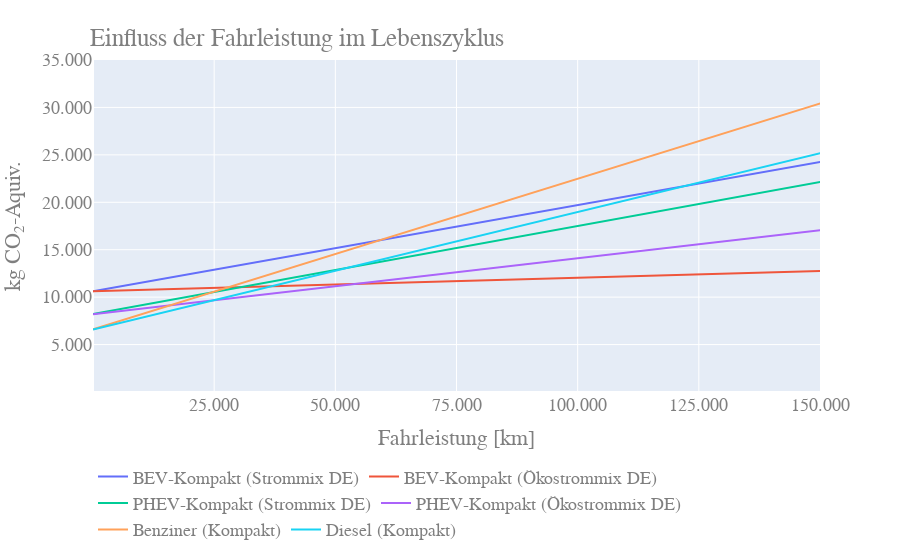

Write notebook code for a chart like this one.
### Markdown cell above
# Einfluss der Fahrleistung im Lebenszyklus
interaktive Grafik mit Plotly

### Code cell
import plotly.express as px 
import pandas as pd 
import numpy as np

# Daten der ehemaligen Begleitforschung
df = pd.read_excel('C:/Users/Roman.Wolf/Documents/EinflussFahrleistungFahrzyklus.xlsx', sheet_name='Daten')

# melt, damit plotly die Daten nutzen kann
df_long=pd.melt(df, id_vars=['Fahrleistung'], value_vars=['BEV-Kompakt (Strommix DE)',
                                                          'BEV-Kompakt (Ökostrommix DE)', 'PHEV-Kompakt (Strommix DE)',
                                                          'PHEV-Kompakt (Ökostrommix DE)', 'Benziner (Kompakt)',
                                                          'Diesel (Kompakt)'])
df_long.rename(columns={'variable':'Segment und Kraftstoff','value':'CO2eq'}, inplace=True)

# plotly 
fig = px.line(df_long, x='Fahrleistung', y='CO2eq', color='Segment und Kraftstoff')

fig.update_layout(
    title={'text': 'Einfluss der Fahrleistung im Lebenszyklus','y':.95,'x':0.1},
    xaxis_title="Fahrleistung [km]",
    
    xaxis = dict(
        tickmode = 'array',
        tickvals = [25000, 50000, 75000, 100000, 125000, 150000],
        ticktext = ['25.000', '50.000', '75.000', '100.000', '125.000', '150.000']),
    
    yaxis_title="kg CO<sub>2</sub>-Aquiv.",
    
    yaxis = dict(
        tickmode = 'array',
        tickvals = np.arange(5000,35001,5000),
        ticktext = ['5.000', '10.000', '15.000', '20.000', '25.000', '30.000', '35.000']),
    legend = dict(x=0, y=-.2),
    legend_title_text='',
    legend_orientation="h",
#     line=dict(color='royalblue', width=4),
    font=dict(family="Calibri",size=18,color="#7f7f7f"))

fig.update_xaxes(range=[0, 150000])
fig.update_yaxes(range=[0, 35000])
fig.show()

### Figure 1 — Plotly figure (JSON) as saved in the notebook; plotly's stock layout.template omitted (floating-point values rounded to 4 significant figures)
{"data": [{"hovertemplate": "Segment und Kraftstoff=BEV-Kompakt (Strommix DE)<br>Fahrleistung=%{x}<br>CO2eq=%{y}<extra></extra>", "legendgroup": "BEV-Kompakt (Strommix DE)", "line": {"color": "#636efa", "dash": "solid"}, "mode": "lines", "name": "BEV-Kompakt (Strommix DE)", "orientation": "v", "showlegend": true, "type": "scatter", "x": [0, 10000, 20000, 30000, 40000, 50000, 60000, 70000, 80000, 90000, 100000, 110000, 120000, 130000, 140000, 150000, 160000, 170000, 180000, 190000, 200000], "xaxis": "x", "y": [10630.0, 11540.0, 12440.0, 13350.0, 14260.0, 15170.0, 16070.0, 16980.0, 17890.0, 18790.0, 19700.0, 20610.0, 21510.0, 22420.0, 23330.0, 24240.0, 25140.0, 26050.0, 26960.0, 27860.0, 28770.0], "yaxis": "y"}, {"hovertemplate": "Segment und Kraftstoff=BEV-Kompakt (Ökostrommix DE)<br>Fahrleistung=%{x}<br>CO2eq=%{y}<extra></extra>", "legendgroup": "BEV-Kompakt (Ökostrommix DE)", "line": {"color": "#EF553B", "dash": "solid"}, "mode": "lines", "name": "BEV-Kompakt (Ökostrommix DE)", "orientation": "v", "showlegend": true, "type": "scatter", "x": [0, 10000, 20000, 30000, 40000, 50000, 60000, 70000, 80000, 90000, 100000, 110000, 120000, 130000, 140000, 150000, 160000, 170000, 180000, 190000, 200000], "xaxis": "x", "y": [10630.0, 10770.0, 10910.0, 11060.0, 11200.0, 11340.0, 11480.0, 11620.0, 11770.0, 11910.0, 12050.0, 12190.0, 12330.0, 12470.0, 12620.0, 12760.0, 12900.0, 13040.0, 13180.0, 13330.0, 13470.0], "yaxis": "y"}, {"hovertemplate": "Segment und Kraftstoff=PHEV-Kompakt (Strommix DE)<br>Fahrleistung=%{x}<br>CO2eq=%{y}<extra></extra>", "legendgroup": "PHEV-Kompakt (Strommix DE)", "line": {"color": "#00cc96", "dash": "solid"}, "mode": "lines", "name": "PHEV-Kompakt (Strommix DE)", "orientation": "v", "showlegend": true, "type": "scatter", "x": [0, 10000, 20000, 30000, 40000, 50000, 60000, 70000, 80000, 90000, 100000, 110000, 120000, 130000, 140000, 150000, 160000, 170000, 180000, 190000, 200000], "xaxis": "x", "y": [8208.0, 9137.0, 10070.0, 10990.0, 11920.0, 12850.0, 13780.0, 14710.0, 15640.0, 16570.0, 17500.0, 18420.0, 19350.0, 20280.0, 21210.0, 22140.0, 23070.0, 24000.0, 24930.0, 25850.0, 26780.0], "yaxis": "y"}, {"hovertemplate": "Segment und Kraftstoff=PHEV-Kompakt (Ökostrommix DE)<br>Fahrleistung=%{x}<br>CO2eq=%{y}<extra></extra>", "legendgroup": "PHEV-Kompakt (Ökostrommix DE)", "line": {"color": "#ab63fa", "dash": "solid"}, "mode": "lines", "name": "PHEV-Kompakt (Ökostrommix DE)", "orientation": "v", "showlegend": true, "type": "scatter", "x": [0, 10000, 20000, 30000, 40000, 50000, 60000, 70000, 80000, 90000, 100000, 110000, 120000, 130000, 140000, 150000, 160000, 170000, 180000, 190000, 200000], "xaxis": "x", "y": [8208.0, 8797.0, 9387.0, 9976.0, 10570.0, 11150.0, 11740.0, 12330.0, 12920.0, 13510.0, 14100.0, 14690.0, 15280.0, 15870.0, 16460.0, 17050.0, 17640.0, 18230.0, 18820.0, 19410.0, 20000.0], "yaxis": "y"}, {"hovertemplate": "Segment und Kraftstoff=Benziner (Kompakt)<br>Fahrleistung=%{x}<br>CO2eq=%{y}<extra></extra>", "legendgroup": "Benziner (Kompakt)", "line": {"color": "#FFA15A", "dash": "solid"}, "mode": "lines", "name": "Benziner (Kompakt)", "orientation": "v", "showlegend": true, "type": "scatter", "x": [0, 10000, 20000, 30000, 40000, 50000, 60000, 70000, 80000, 90000, 100000, 110000, 120000, 130000, 140000, 150000, 160000, 170000, 180000, 190000, 200000], "xaxis": "x", "y": [6597.0, 8185.0, 9773.0, 11360.0, 12950.0, 14540.0, 16120.0, 17710.0, 19300.0, 20890.0, 22470.0, 24060.0, 25650.0, 27240.0, 28830.0, 30410.0, 32000.0, 33590.0, 35180.0, 36760.0, 38350.0], "yaxis": "y"}, {"hovertemplate": "Segment und Kraftstoff=Diesel (Kompakt)<br>Fahrleistung=%{x}<br>CO2eq=%{y}<extra></extra>", "legendgroup": "Diesel (Kompakt)", "line": {"color": "#19d3f3", "dash": "solid"}, "mode": "lines", "name": "Diesel (Kompakt)", "orientation": "v", "showlegend": true, "type": "scatter", "x": [0, 10000, 20000, 30000, 40000, 50000, 60000, 70000, 80000, 90000, 100000, 110000, 120000, 130000, 140000, 150000, 160000, 170000, 180000, 190000, 200000], "xaxis": "x", "y": [6587.0, 7826.0, 9066.0, 10310.0, 11540.0, 12780.0, 14020.0, 15260.0, 16500.0, 17740.0, 18980.0, 20220.0, 21460.0, 22700.0, 23940.0, 25180.0, 26420.0, 27660.0, 28900.0, 30140.0, 31380.0], "yaxis": "y"}], "layout": {"font": {"color": "#7f7f7f", "family": "Calibri", "size": 18}, "legend": {"orientation": "h", "title": {"text": ""}, "tracegroupgap": 0, "x": 0, "y": -0.2}, "margin": {"t": 60}, "title": {"text": "Einfluss der Fahrleistung im Lebenszyklus", "x": 0.1, "y": 0.95}, "xaxis": {"anchor": "y", "domain": [0, 1], "range": [0, 150000], "tickmode": "array", "ticktext": ["25.000", "50.000", "75.000", "100.000", "125.000", "150.000"], "tickvals": [25000, 50000, 75000, 100000, 125000, 150000], "title": {"text": "Fahrleistung [km]"}}, "yaxis": {"anchor": "x", "domain": [0, 1], "range": [0, 35000], "tickmode": "array", "ticktext": ["5.000", "10.000", "15.000", "20.000", "25.000", "30.000", "35.000"], "tickvals": [5000, 10000, 15000, 20000, 25000, 30000, 35000], "title": {"text": "kg CO<sub>2</sub>-Aquiv."}}}}
